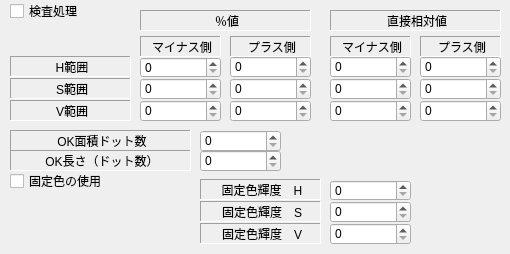
      <widget class="QWidget" name="tab_11">
       <attribute name="title">
        <string>HSV</string>
       </attribute>
       <widget class="QSpinBox" name="EditHsvPVH">
        <property name="geometry">
         <rect>
          <x>230</x>
          <y>100</y>
          <width>81</width>
          <height>22</height>
         </rect>
        </property>
        <property name="maximum">
         <number>255</number>
        </property>
       </widget>
       <widget class="QLabel" name="label_82">
        <property name="geometry">
         <rect>
          <x>230</x>
          <y>36</y>
          <width>81</width>
          <height>21</height>
         </rect>
        </property>
        <property name="frameShape">
         <enum>QFrame::Panel</enum>
        </property>
        <property name="frameShadow">
         <enum>QFrame::Sunken</enum>
        </property>
        <property name="text">
         <string>プラス側</string>
        </property>
        <property name="alignment">
         <set>Qt::AlignCenter|Qt::AlignHCenter|Qt::AlignLeading|Qt::AlignLeft|Qt::AlignVCenter</set>
        </property>
       </widget>
       <widget class="QLabel" name="label_83">
        <property name="geometry">
         <rect>
          <x>10</x>
          <y>100</y>
          <width>121</width>
          <height>21</height>
         </rect>
        </property>
        <property name="frameShape">
         <enum>QFrame::Panel</enum>
        </property>
        <property name="frameShadow">
         <enum>QFrame::Sunken</enum>
        </property>
        <property name="text">
         <string>V範囲</string>
        </property>
        <property name="alignment">
         <set>Qt::AlignCenter|Qt::AlignHCenter|Qt::AlignLeading|Qt::AlignLeft|Qt::AlignVCenter</set>
        </property>
       </widget>
       <widget class="QSpinBox" name="EditHsvPHH">
        <property name="geometry">
         <rect>
          <x>230</x>
          <y>56</y>
          <width>81</width>
          <height>22</height>
         </rect>
        </property>
        <property name="maximum">
         <number>255</number>
        </property>
       </widget>
       <widget class="QLabel" name="label_84">
        <property name="geometry">
         <rect>
          <x>10</x>
          <y>130</y>
          <width>181</width>
          <height>21</height>
         </rect>
        </property>
        <property name="frameShape">
         <enum>QFrame::Panel</enum>
        </property>
        <property name="frameShadow">
         <enum>QFrame::Sunken</enum>
        </property>
        <property name="text">
         <string>OK面積ドット数</string>
        </property>
        <property name="alignment">
         <set>Qt::AlignCenter|Qt::AlignHCenter|Qt::AlignLeading|Qt::AlignLeft|Qt::AlignVCenter</set>
        </property>
       </widget>
       <widget class="QLabel" name="label_85">
        <property name="geometry">
         <rect>
          <x>10</x>
          <y>56</y>
          <width>121</width>
          <height>21</height>
         </rect>
        </property>
        <property name="frameShape">
         <enum>QFrame::Panel</enum>
        </property>
        <property name="frameShadow">
         <enum>QFrame::Sunken</enum>
        </property>
        <property name="text">
         <string>H範囲</string>
        </property>
        <property name="alignment">
         <set>Qt::AlignCenter|Qt::AlignHCenter|Qt::AlignLeading|Qt::AlignLeft|Qt::AlignVCenter</set>
        </property>
       </widget>
       <widget class="QLabel" name="label_86">
        <property name="geometry">
         <rect>
          <x>10</x>
          <y>78</y>
          <width>121</width>
          <height>21</height>
         </rect>
        </property>
        <property name="frameShape">
         <enum>QFrame::Panel</enum>
        </property>
        <property name="frameShadow">
         <enum>QFrame::Sunken</enum>
        </property>
        <property name="text">
         <string>S範囲</string>
        </property>
        <property name="alignment">
         <set>Qt::AlignCenter|Qt::AlignHCenter|Qt::AlignLeading|Qt::AlignLeft|Qt::AlignVCenter</set>
        </property>
       </widget>
       <widget class="QLabel" name="label_87">
        <property name="geometry">
         <rect>
          <x>140</x>
          <y>36</y>
          <width>81</width>
          <height>21</height>
         </rect>
        </property>
        <property name="frameShape">
         <enum>QFrame::Panel</enum>
        </property>
        <property name="frameShadow">
         <enum>QFrame::Sunken</enum>
        </property>
        <property name="text">
         <string>マイナス側</string>
        </property>
        <property name="alignment">
         <set>Qt::AlignCenter|Qt::AlignHCenter|Qt::AlignLeading|Qt::AlignLeft|Qt::AlignVCenter</set>
        </property>
       </widget>
       <widget class="QSpinBox" name="EditHsvPVL">
        <property name="geometry">
         <rect>
          <x>140</x>
          <y>100</y>
          <width>81</width>
          <height>22</height>
         </rect>
        </property>
        <property name="maximum">
         <number>255</number>
        </property>
       </widget>
       <widget class="QSpinBox" name="EditHsvPSH">
        <property name="geometry">
         <rect>
          <x>230</x>
          <y>78</y>
          <width>81</width>
          <height>22</height>
         </rect>
        </property>
        <property name="maximum">
         <number>255</number>
        </property>
       </widget>
       <widget class="QSpinBox" name="EditHsvPHL">
        <property name="geometry">
         <rect>
          <x>140</x>
          <y>57</y>
          <width>81</width>
          <height>21</height>
         </rect>
        </property>
        <property name="maximum">
         <number>255</number>
        </property>
       </widget>
       <widget class="QSpinBox" name="EditHsvPSL">
        <property name="geometry">
         <rect>
          <x>140</x>
          <y>78</y>
          <width>81</width>
          <height>22</height>
         </rect>
        </property>
        <property name="maximum">
         <number>255</number>
        </property>
       </widget>
       <widget class="QSpinBox" name="EditHsvOKDot">
        <property name="geometry">
         <rect>
          <x>200</x>
          <y>130</y>
          <width>81</width>
          <height>22</height>
         </rect>
        </property>
        <property name="maximum">
         <number>99999999</number>
        </property>
       </widget>
       <widget class="QCheckBox" name="checkBoxHsvCheckMode">
        <property name="geometry">
         <rect>
          <x>10</x>
          <y>0</y>
          <width>131</width>
          <height>22</height>
         </rect>
        </property>
        <property name="text">
         <string>検査処理</string>
        </property>
       </widget>
       <widget class="QSpinBox" name="EditHsvDVH">
        <property name="geometry">
         <rect>
          <x>420</x>
          <y>100</y>
          <width>81</width>
          <height>22</height>
         </rect>
        </property>
        <property name="maximum">
         <number>255</number>
        </property>
       </widget>
       <widget class="QSpinBox" name="EditHsvDSL">
        <property name="geometry">
         <rect>
          <x>330</x>
          <y>78</y>
          <width>81</width>
          <height>22</height>
         </rect>
        </property>
        <property name="maximum">
         <number>255</number>
        </property>
       </widget>
       <widget class="QSpinBox" name="EditHsvDHH">
        <property name="geometry">
         <rect>
          <x>420</x>
          <y>56</y>
          <width>81</width>
          <height>22</height>
         </rect>
        </property>
        <property name="maximum">
         <number>255</number>
        </property>
       </widget>
       <widget class="QSpinBox" name="EditHsvDVL">
        <property name="geometry">
         <rect>
          <x>330</x>
          <y>100</y>
          <width>81</width>
          <height>22</height>
         </rect>
        </property>
        <property name="maximum">
         <number>255</number>
        </property>
       </widget>
       <widget class="QSpinBox" name="EditHsvDHL">
        <property name="geometry">
         <rect>
          <x>330</x>
          <y>56</y>
          <width>81</width>
          <height>22</height>
         </rect>
        </property>
        <property name="maximum">
         <number>255</number>
        </property>
       </widget>
       <widget class="QSpinBox" name="EditHsvDSH">
        <property name="geometry">
         <rect>
          <x>420</x>
          <y>78</y>
          <width>81</width>
          <height>22</height>
         </rect>
        </property>
        <property name="maximum">
         <number>255</number>
        </property>
       </widget>
       <widget class="QLabel" name="label_88">
        <property name="geometry">
         <rect>
          <x>330</x>
          <y>36</y>
          <width>81</width>
          <height>21</height>
         </rect>
        </property>
        <property name="frameShape">
         <enum>QFrame::Panel</enum>
        </property>
        <property name="frameShadow">
         <enum>QFrame::Sunken</enum>
        </property>
        <property name="text">
         <string>マイナス側</string>
        </property>
        <property name="alignment">
         <set>Qt::AlignCenter|Qt::AlignHCenter|Qt::AlignLeading|Qt::AlignLeft|Qt::AlignVCenter</set>
        </property>
       </widget>
       <widget class="QLabel" name="label_89">
        <property name="geometry">
         <rect>
          <x>420</x>
          <y>36</y>
          <width>81</width>
          <height>21</height>
         </rect>
        </property>
        <property name="frameShape">
         <enum>QFrame::Panel</enum>
        </property>
        <property name="frameShadow">
         <enum>QFrame::Sunken</enum>
        </property>
        <property name="text">
         <string>プラス側</string>
        </property>
        <property name="alignment">
         <set>Qt::AlignCenter|Qt::AlignHCenter|Qt::AlignLeading|Qt::AlignLeft|Qt::AlignVCenter</set>
        </property>
       </widget>
       <widget class="QLabel" name="label_90">
        <property name="geometry">
         <rect>
          <x>140</x>
          <y>10</y>
          <width>171</width>
          <height>21</height>
         </rect>
        </property>
        <property name="frameShape">
         <enum>QFrame::Panel</enum>
        </property>
        <property name="frameShadow">
         <enum>QFrame::Sunken</enum>
        </property>
        <property name="text">
         <string>％値</string>
        </property>
        <property name="alignment">
         <set>Qt::AlignCenter|Qt::AlignHCenter|Qt::AlignLeading|Qt::AlignLeft|Qt::AlignVCenter</set>
        </property>
       </widget>
       <widget class="QLabel" name="label_91">
        <property name="geometry">
         <rect>
          <x>330</x>
          <y>10</y>
          <width>171</width>
          <height>21</height>
         </rect>
        </property>
        <property name="frameShape">
         <enum>QFrame::Panel</enum>
        </property>
        <property name="frameShadow">
         <enum>QFrame::Sunken</enum>
        </property>
        <property name="text">
         <string>直接相対値</string>
        </property>
        <property name="alignment">
         <set>Qt::AlignCenter|Qt::AlignHCenter|Qt::AlignLeading|Qt::AlignLeft|Qt::AlignVCenter</set>
        </property>
       </widget>
       <widget class="QLabel" name="label_92">
        <property name="geometry">
         <rect>
          <x>200</x>
          <y>179</y>
          <width>121</width>
          <height>21</height>
         </rect>
        </property>
        <property name="frameShape">
         <enum>QFrame::Panel</enum>
        </property>
        <property name="frameShadow">
         <enum>QFrame::Sunken</enum>
        </property>
        <property name="text">
         <string>固定色輝度　H</string>
        </property>
        <property name="alignment">
         <set>Qt::AlignCenter|Qt::AlignHCenter|Qt::AlignLeading|Qt::AlignLeft|Qt::AlignVCenter</set>
        </property>
       </widget>
       <widget class="QSpinBox" name="EditHsvS">
        <property name="geometry">
         <rect>
          <x>330</x>
          <y>201</y>
          <width>81</width>
          <height>22</height>
         </rect>
        </property>
        <property name="maximum">
         <number>255</number>
        </property>
       </widget>
       <widget class="QLabel" name="label_93">
        <property name="geometry">
         <rect>
          <x>200</x>
          <y>201</y>
          <width>121</width>
          <height>21</height>
         </rect>
        </property>
        <property name="frameShape">
         <enum>QFrame::Panel</enum>
        </property>
        <property name="frameShadow">
         <enum>QFrame::Sunken</enum>
        </property>
        <property name="text">
         <string>固定色輝度　S</string>
        </property>
        <property name="alignment">
         <set>Qt::AlignCenter|Qt::AlignHCenter|Qt::AlignLeading|Qt::AlignLeft|Qt::AlignVCenter</set>
        </property>
       </widget>
       <widget class="QSpinBox" name="EditHsvV">
        <property name="geometry">
         <rect>
          <x>330</x>
          <y>223</y>
          <width>81</width>
          <height>22</height>
         </rect>
        </property>
        <property name="maximum">
         <number>255</number>
        </property>
       </widget>
       <widget class="QLabel" name="label_94">
        <property name="geometry">
         <rect>
          <x>200</x>
          <y>223</y>
          <width>121</width>
          <height>21</height>
         </rect>
        </property>
        <property name="frameShape">
         <enum>QFrame::Panel</enum>
        </property>
        <property name="frameShadow">
         <enum>QFrame::Sunken</enum>
        </property>
        <property name="text">
         <string>固定色輝度　V</string>
        </property>
        <property name="alignment">
         <set>Qt::AlignCenter|Qt::AlignHCenter|Qt::AlignLeading|Qt::AlignLeft|Qt::AlignVCenter</set>
        </property>
       </widget>
       <widget class="QSpinBox" name="EditHsvH">
        <property name="geometry">
         <rect>
          <x>330</x>
          <y>180</y>
          <width>81</width>
          <height>21</height>
         </rect>
        </property>
        <property name="maximum">
         <number>255</number>
        </property>
       </widget>
       <widget class="QCheckBox" name="checkBoxHsvFixedColorMode">
        <property name="geometry">
         <rect>
          <x>10</x>
          <y>170</y>
          <width>181</width>
          <height>22</height>
         </rect>
        </property>
        <property name="text">
         <string>固定色の使用</string>
        </property>
       </widget>
       <widget class="QLabel" name="label_95">
        <property name="geometry">
         <rect>
          <x>10</x>
          <y>150</y>
          <width>181</width>
          <height>21</height>
         </rect>
        </property>
        <property name="frameShape">
         <enum>QFrame::Panel</enum>
        </property>
        <property name="frameShadow">
         <enum>QFrame::Sunken</enum>
        </property>
        <property name="text">
         <string>OK長さ（ドット数）</string>
        </property>
        <property name="alignment">
         <set>Qt::AlignCenter|Qt::AlignHCenter|Qt::AlignLeading|Qt::AlignLeft|Qt::AlignVCenter</set>
        </property>
       </widget>
       <widget class="QSpinBox" name="EditHsvOKLength">
        <property name="geometry">
         <rect>
          <x>200</x>
          <y>150</y>
          <width>81</width>
          <height>22</height>
         </rect>
        </property>
        <property name="maximum">
         <number>99999999</number>
        </property>
       </widget>
      </widget>
